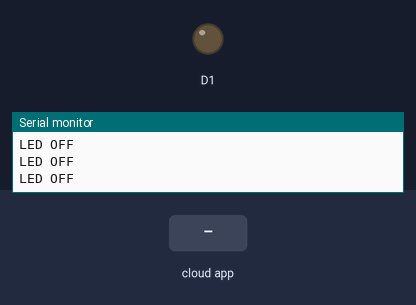
Bench run of a sketch on a simulated ESP8266 (NodeMCU). Shown: output pins drawn as LEDs (lit = HIGH), the last lines printed to the serial monitor. Inputs (shaded band) come from the test bench. WiFi joins after 1.5 s; servers stay silent unless stated; the Firebase database answers and starts empty.

Above: at 1.2 s.
1.3 s: the phone or cloud app sets Lamp to ON
At 2.7 s:
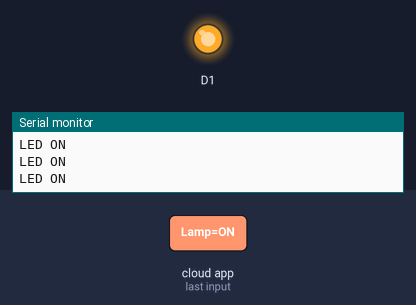
Timing chart, 0 to 4.3 s (numbered marks = the images above; inputs shaded):
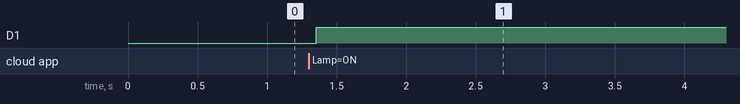

Measured:
- after the input at 1.3 s, D1: LOW → HIGH after 0.05 s

The sketch:

swich.ino
```cpp
#include <ESP8266WiFi.h>
#include <SoftwareSerial.h>
//#include <FirebaseArduino.h>
#include <FirebaseESP8266.h>

// Config Firebase
#define FIREBASE_HOST "westie-project.firebaseio.com"
#define FIREBASE_AUTH "BnfvtmbGeOuivnwiqiQugvU7JNafNpGGpI0ZKekq"

// Config connect WiFi
#define WIFI_SSID "1stFirst"
#define WIFI_PASSWORD "tnsr1512"

FirebaseData firebaseData;

//#define LED_lamp D1

void setup()
{
  Serial.begin(115200);
  pinMode(D1, OUTPUT);

   // Connect to wifi
  WiFi.begin(WIFI_SSID, WIFI_PASSWORD);

  // Connect to Firebase
  Firebase.begin(FIREBASE_HOST, FIREBASE_AUTH);
}

void loop()
{
  lamp();
}

void lamp()
{
  Firebase.getString(firebaseData, "LDR/Lamp");
  String status_lamp = firebaseData.stringData();
  if (status_lamp == "ON")
  {
    Serial.println("LED ON");
    digitalWrite(D1,HIGH);
  }
  else
  {
    Serial.println("LED OFF");
    digitalWrite(D1,LOW);
  }
}
```
